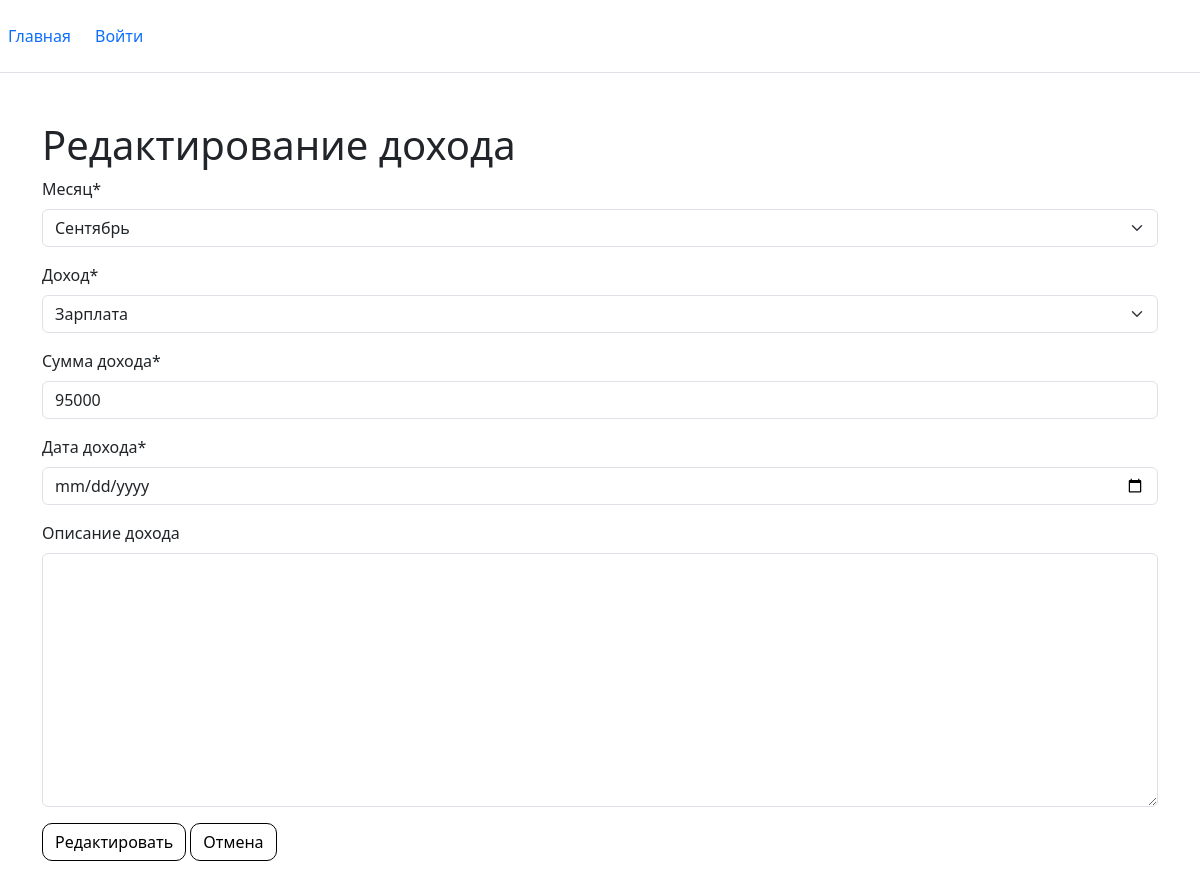
/incomes/11/edit, run on the app's committed database.
### core/models.py (models this page shows, shortened)
class Months(models.Model):
    month_name = models.CharField(max_length=255, verbose_name='Месяц')
    month_number = models.IntegerField(verbose_name='Номер')
    class Meta:
        verbose_name = 'Месяц'
        verbose_name_plural = 'Месяцев'
    def __str__(self):
        return self.month_name

class Income(models.Model):
    month_name = models.ForeignKey(Months, verbose_name='Месяц', null=True, on_delete=models.SET_NULL)
    category_name = models.ForeignKey(CategoryIncome, verbose_name='Доход', null=True, on_delete=models.SET_NULL)
    amount = models.IntegerField(null=True, verbose_name='Сумма дохода')
    date_created = models.DateField(verbose_name='Дата дохода')
    income_name = models.TextField(verbose_name='Описание дохода')
    profile = models.ForeignKey(Profile, related_name='incomes', on_delete=models.SET_NULL, null=True, blank=True)
    class Meta:
        verbose_name = 'Доход'
        verbose_name_plural = 'Доходы'

### core/views.py (the view)
# urls.py: path('incomes/<int:income_id>/edit', edit_income),
def edit_income(request, income_id):
    income = get_object_or_404(Income, id=income_id)
    form = IncomesForm(instance=income)
    if request.method == 'POST':
        form = IncomesForm(request.POST, instance=income)
        if form.is_valid():
            form.save()
            return redirect('/incomes')
    context = {'form': form}
    return render(request, 'edit_income.html', context)

### core/forms.py
class IncomesForm(forms.ModelForm):
    date_created = forms.DateField(
        widget=forms.DateInput( attrs={'type': 'date'}),label='Дата дохода')
    class Meta:
        model = Income
        fields = '__all__'
        exclude = ('profile', )
    def __init__(self, *args, **kwargs):
        super().__init__(*args, **kwargs)
        self.fields['month_name'].empty_label = 'Выберите месяц'
        self.fields['category_name'].empty_label = 'Без категории'
        self.fields['income_name'].required = False

### core/models.py (called while the page is built)
    def __str__(self):
        return self.category_name

### templates/edit_income.html (shortened to what this page needs)
    {% extends 'base.html' %}
    {% load static %}
    {% load crispy_forms_tags %}
    {% block content %}
<link rel="stylesheet" href="{% static 'css/base.css' %}">
<h1>Редактирование дохода</h1>
<form method="post">
    {{ form|crispy }}
    <button type="submit">Редактировать</button>
    <button><a href="/incomes">Отмена</a></button>
</form>
 {% endblock %}

### static/css/base.css (style rules this page uses)
a { text-decoration: none; color: black; }
button { padding: 0.375rem 0.75rem; border-radius: 10px; background-color: white; border: 1px solid black; font-size: 1rem }

### data on the page
Months: month_name "Сентябрь"
Income: category_name "Зарплата", amount "95000"
